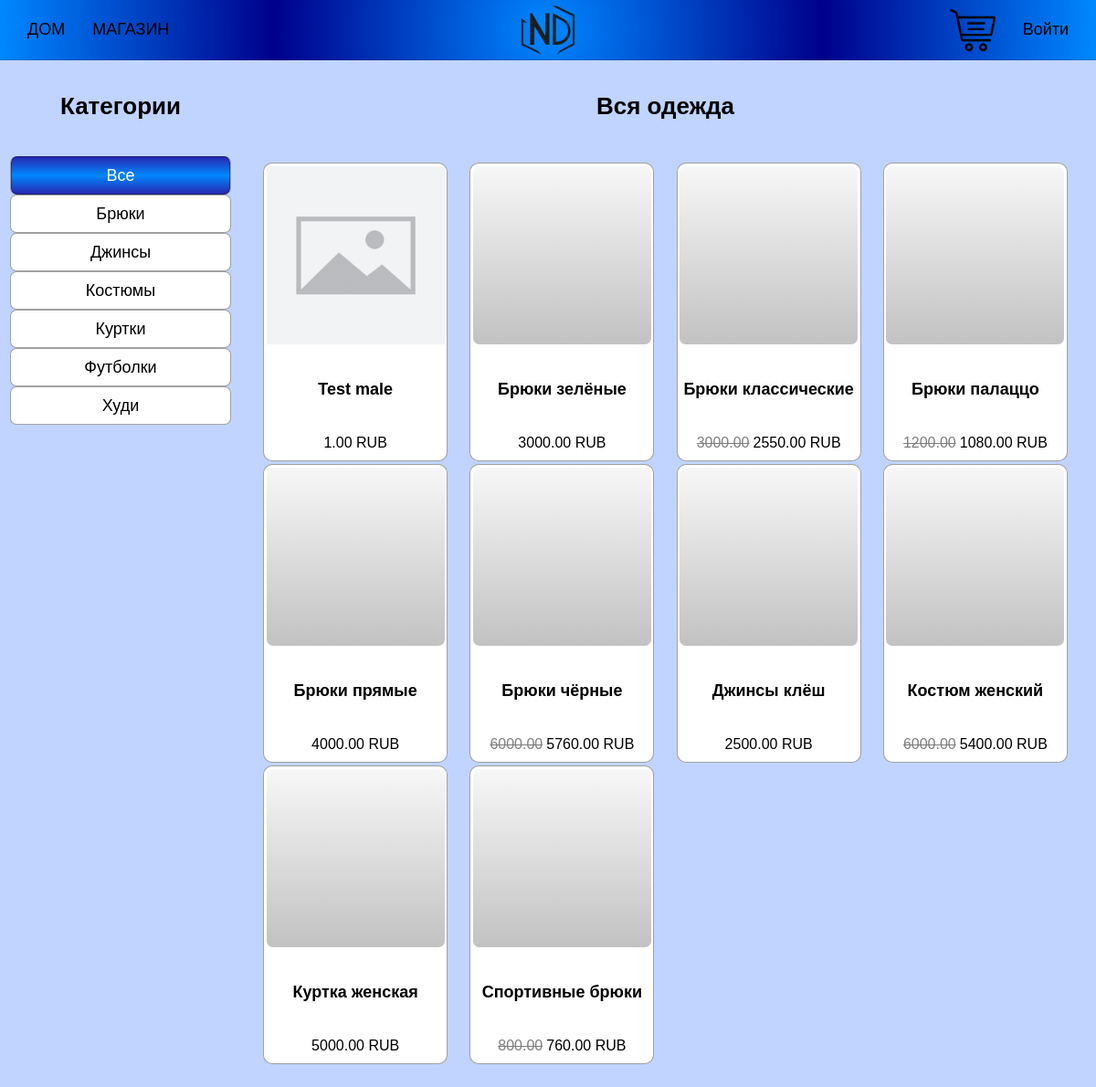
The app's page /shop/ with its own data.
### main/models.py (models this page shows, shortened)
class Category(models.Model):
    name  = models.CharField(max_length=20, unique=True)
    slug = models.SlugField(max_length=20, unique=True)
    class Meta:
        ordering = ['name']
        indexes = [models.Index(fields=['name'])]
        verbose_name = 'Category'
        verbose_name_plural = 'Categories'
    def get_absolute_url(self):
        return reverse('main:product_list_by_category', args=[self.slug])

class Product(models.Model):
    category = models.ForeignKey(Category, related_name='products',
                                 on_delete=models.PROTECT)
    name = models.CharField(max_length=50)
    slug = models.SlugField(max_length=50)
    image = models.ImageField(upload_to='products/%Y/%m/%d', blank=True)
    description = models.TextField(blank=True)
    gender = models.CharField(max_length=10, choices=GENDER, default='Женский')
    size = models.IntegerField(max_length=10, default=30)
    price = models.DecimalField(max_digits=10, decimal_places=2)
    available = models.BooleanField(default=True)
    created = models.DateTimeField(auto_now_add=True)
    updated = models.DateTimeField(auto_now=True)
    discount = models.DecimalField(default=0.00, max_digits=5,
                                   decimal_places=2)
    class Meta:
        ordering = ['name']
        indexes = [models.Index(fields=['id', 'slug']),
                   models.Index(fields=['name']),
                   models.Index(fields=['-created'])]
    def get_absolute_url(self):
        return reverse('main:product_detail', args=[self.slug])
    def sell_price(self):
        if self.discount:
            return round(self.price-self.price*self.discount/100, 2)
        return self.price

### main/views.py (the view)
# urls.py: path('shop/', views.product_list, name='product_list'),
def product_list(request, gender=None, category_slug=None):
    page = request.GET.get('page', 1)
    category = None
    categories = Category.objects.all()
    products = Product.objects.filter(available=True)
    if gender:
        products = products.filter(gender=gender)
    if category_slug:
        category = get_object_or_404(Category, slug=category_slug)
        products = products.filter(category=category)
    paginator = Paginator(products, 10)
    current_page = paginator.page(int(page))
    return render(request, 'main/product/list.html',
                  {'category':category,
                   'categories':categories,
                   'products':current_page,
                   'slug_url':category_slug,
                   'gender':gender})

### cart/cart.py (called while the page is built)
    def __len__(self):
        return sum(item['quantity'] for item in self.cart.values())

### cart/context_processors.py (called while the page is built)
def cart(request):
    return {'cart': Cart(request)}

### main/templates/main/product/list.html (shortened to what this page needs)
{% extends 'main/base.html' %}
{% load static %}
{% block content %}
    <div class="llist">
        <div class="sidebar">
            <h4>Категории</h4>
            <ul>
                <li>
                    <a href="{% if gender == 'Женский' %}{% url 'main:product_list_women' %}
                    {% elif gender == 'Мужской' %}{% url 'main:product_list_men' %}
                    {% else %}{% url 'main:product_list' %}{% endif %}">
                        <div {% if not category %}class="selected"{% endif %}>
                            {% if gender == 'Женский' %}<h6>Женская одежда</h6>
                            {% elif gender == 'Мужской' %}<h6>Мужская одежда</h6>
                            {% else %}<h6>Все</h6>
                            {% endif %}
                        </div>
                    </a>
                </li>
                {% for c in categories %}
                    <li>
                        <a href="{% if gender == 'Женский' %}{{ c.get_women_url }}
                        {% elif gender == 'Мужской' %}{{ c.get_men_url }}
                        {% else %}{{ c.get_absolute_url }}{% endif %}">
                            <div {% if category.slug == c.slug %}class="selected"{% endif %}><h6>{{ c.name }}</h6></div>
                        </a>
                    </li>
                {% endfor %}
            </ul>
        </div>
        <div class="main">
            <div class="main-title">
                {% if category %}<h4>{{ category.name }}</h4>{% else %}<h4>Вся одежда</h4>{% endif %}
            </div>
            <div class="product-list">
                <div class="items">
                    {% for product in products %}
                        <div class="item">
                            <a href="{{ product.get_absolute_url }}" class="item-card">
                                <div class="div-img">
                                    <img src="{% if product.image %}{{ product.image.url }}{% else %}{% static 'img/no_image.png' %}{% endif %}" alt="" class="card-img">
                                </div>
                                <h5 class="title-card">{{ product.name }}</h5>
                                {% if product.discount %}
                                    <div class="cart_discount">
                                        <p class="line">{{ product.price }}</p>
                                        <p>{{ product.sell_price }} RUB</p>
                                    </div>
                                {% else %}
                                    <p class="price">{{ product.price }} RUB</p>
                                {% endif %}
                            </a>
                        </div>
                    {% endfor %}
                </div>
            </div>
        </div>
    </div>
{% endblock content %}

### main/static/css/base.css (style rules this page uses)
:root { --background-image: linear-gradient(180deg, rgba(247, 247, 247, 1) 0%, rgb(194, 194, 194) 100%); --border-black: 1px solid rgba(0, 0, 0, 0.37); --box-shadow: 0 0 20px rgb(0, 255, 255); --text-shadow: 0 0 10px rgb(0, 255, 255); --gradient-logo: radial-gradient(circle,rgba(0, 136, 255, 1) 0%, rgb(0, 0, 139) 50%, rgba(0, 136, 255, 1) 100%); --gradient-c: linear-gradient(180deg,rgba(40, 40, 176, 1) 0%, rgba(0, 136, 255, 1) 50%, rgba(40, 40, 176, 1) 100%); }
h4 { font-size: 26px; }
h5 { font-size: 18px; font-weight: 600; }
h6 { font-size: 18px; font-weight: 500; }
body { background-color: rgb(193, 212, 255); margin: 0; padding: 0; font-family:'Lucida Sans', 'Lucida Sans Regular', 'Lucida Grande', 'Lucida Sans Unicode', Geneva, Verdana, sans-serif; font-size: 18px; }
ul { list-style: none; padding: 0; }
a { text-decoration: none; color: black; }
.div-img { display: flex; justify-content: center; align-items: center; width: 195px; height: 195px; margin-top: 3px; border-radius: 7px; background-image: var(--background-image); z-index: 0; }
.card-img { width: auto; height: 195px; }
.title-card { margin: 35px 0 0 0; max-width: 195px; }
.price { font-size: 16px; padding: 0; margin: 0; margin: 35px 0 10px 0; max-width: 195px; }
.cart_discount { font-size: 16px; display: flex; gap: 4px; margin: 35px 0 10px 0; max-width: 195px; }
.cart_discount p { padding: 0; margin: 0; }
.line { opacity: 0.5; text-decoration: line-through; }
.llist { display: flex; max-width: 100vw; margin: 0 7px; gap: 7px; overflow: hidden; }
.main { display: flex; text-align: center; flex-direction: column; width: 100%; }
.items { display: grid; grid-template-columns: repeat(auto-fill, minmax(205px, 1fr)); grid-auto-rows: 330px; justify-items: center; overflow-y: auto; padding: 12px; box-sizing: border-box; max-height: calc(100vh - 176px); scrollbar-width: thin; }
.item { width: 200px; height: 325px; border: var(--border-black); border-radius: 10px; transition: all 0.2s linear; background-color: white; }
.item-card { display: flex; flex-direction: column; justify-content: space-between ; align-items: center; width: 200px; height: 325px; border-radius: 10px; }
.sidebar { width: 250px; display: flex; text-align: center; align-items: center; flex-direction: column; }
.sidebar ul { padding: 5px 0; box-sizing: border-box; display: flex; flex-direction: column; text-align: center; align-items: center; width: 250px; margin: 0 auto; max-height: calc(100vh - 176px); overflow-y: auto; scrollbar-width: thin; }
.sidebar ul li { background-color: #fff; height: 40px; width: 240px; border-radius: 7px; border: var(--border-black); z-index: 0; }
.sidebar ul li a { display: flex; justify-content: center; align-items: center; height: 40px; width: 240px; border-radius: 7px; }
.sidebar ul li a h6 { margin: 0; padding: 0; }
.selected { color: white; display: flex; height: 40px; width: 240px; justify-content: center; align-items: center; border: var(--border-black); background-image: var(--gradient-c); border-radius: 7px; }

### records on screen
Category: name "Брюки"
Category: name "Джинсы"
Category: name "Костюмы"
Category: name "Куртки"
Category: name "Футболки"
Category: name "Худи"
Product: name "Test male", price "1.00"
Product: name "Брюки зелёные", price "3000.00"
Product: name "Брюки классические", price "3000.00", sell_price "2550.00"
Product: name "Брюки палаццо", price "1200.00", sell_price "1080.00"
Product: name "Брюки прямые", price "4000.00"
Product: name "Брюки чёрные", price "6000.00", sell_price "5760.00"
Product: name "Джинсы клёш", price "2500.00"
Product: name "Костюм женский", price "6000.00", sell_price "5400.00"
Product: name "Куртка женская", price "5000.00"
Product: name "Спортивные брюки", price "800.00", sell_price "760.00"
